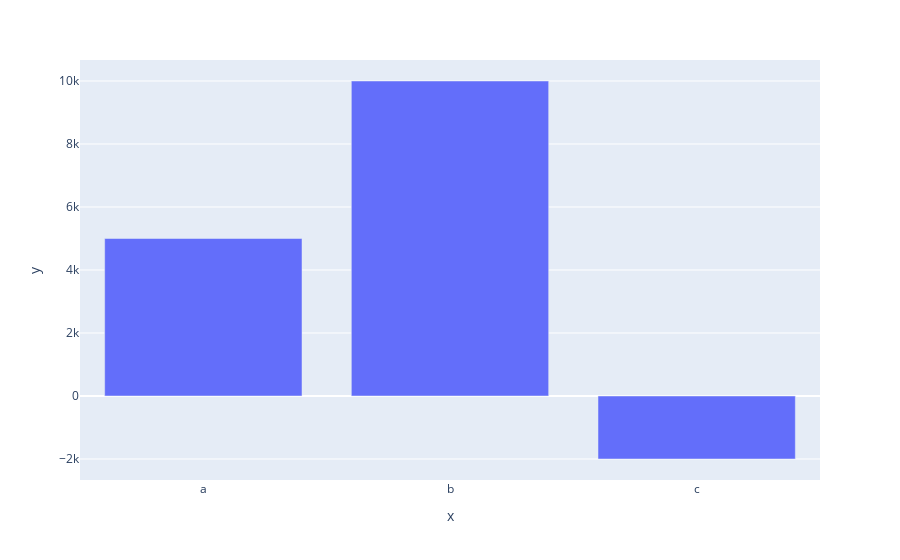

Write notebook code for a chart like this one.
### Code cell
import plotly.express as px
fig = px.bar(x=["a", "b", "c"], y=[5000, 10000, -2000])
fig.show()

### Figure 1 — Plotly figure (JSON) as saved in the notebook; plotly's stock layout.template omitted (floating-point values rounded to 4 significant figures)
{"data": [{"alignmentgroup": "True", "hovertemplate": "x=%{x}<br>y=%{y}<extra></extra>", "legendgroup": "", "marker": {"color": "#636efa", "pattern": {"shape": ""}}, "name": "", "offsetgroup": "", "orientation": "v", "showlegend": false, "textposition": "auto", "type": "bar", "x": ["a", "b", "c"], "xaxis": "x", "y": [5000, 10000, -2000], "yaxis": "y"}], "layout": {"autosize": true, "barmode": "relative", "legend": {"tracegroupgap": 0}, "margin": {"t": 60}, "xaxis": {"anchor": "y", "autorange": true, "domain": [0, 1], "range": [-0.5, 2.5], "title": {"text": "x"}, "type": "category"}, "yaxis": {"anchor": "x", "autorange": true, "domain": [0, 1], "range": [-2667.0, 10670.0], "title": {"text": "y"}, "type": "linear"}}}
